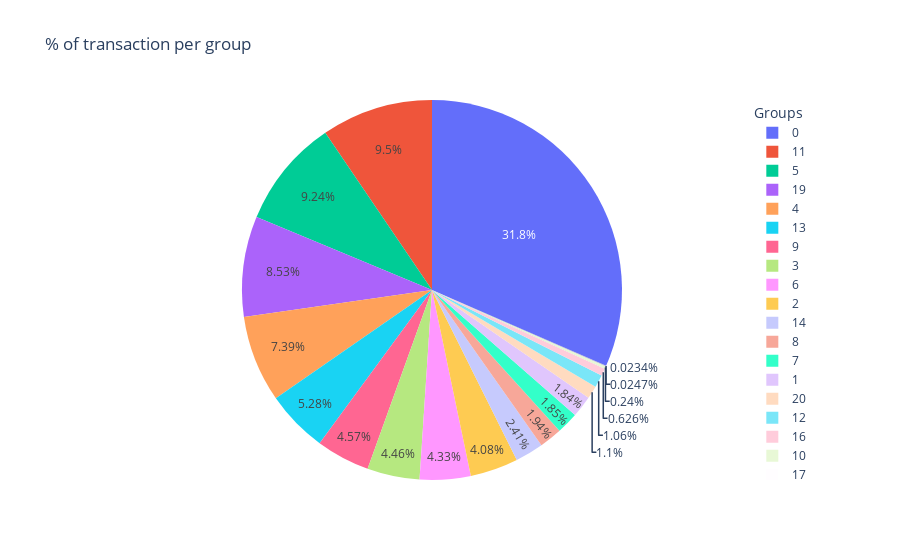

Notebook cell for this chart:
### Code cell
fig = go.Figure(data=[go.Pie(labels=dfCategory.index, values=dfCategory['Quantity'])])
fig.update_layout(
    title_text='% of transaction per group', # title of plot
    legend_title_text='Groups' # title of legend
)
fig.show()

### Figure 1 — Plotly figure (JSON) as saved in the notebook; plotly's stock layout.template omitted (floating-point values rounded to 4 significant figures)
{"data": [{"labels": [0, 11, 5, 19, 4, 13, 9, 3, 6, 2, 14, 8, 7, 1, 20, 12, 16, 10, 17, 15, 18], "type": "pie", "values": [1640677, 490566, 477306, 440742, 381549, 272570, 236245, 230297, 223508, 210841, 124453, 100178, 95731, 95143, 56712, 54685, 32320, 12384, 1277, 1210, -11963]}], "layout": {"legend": {"title": {"text": "Groups"}}, "title": {"text": "% of transaction per group"}}}
